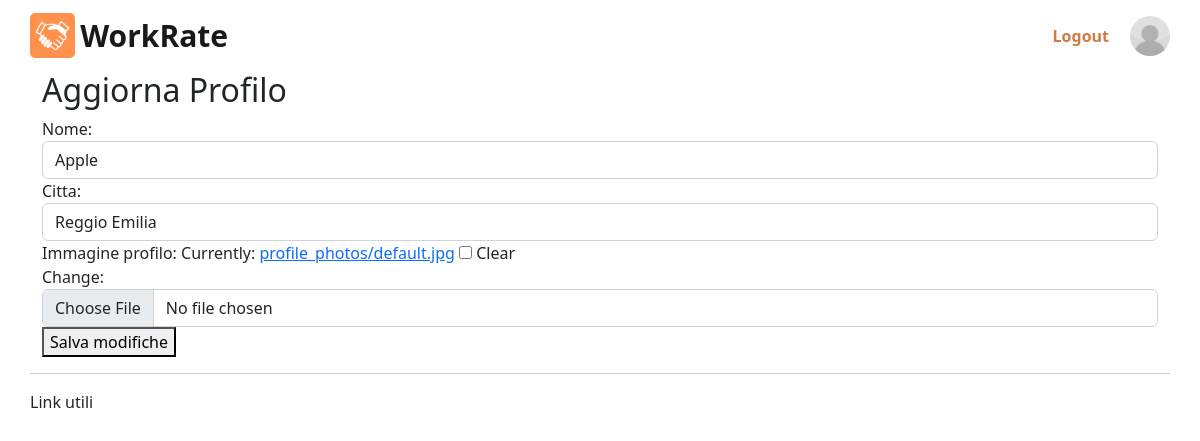
The page /utente/modifica/ (signed in) on the database its author committed.
### utente/models.py (models this page shows)
class Utente(AbstractUser):
    nome = models.CharField('nome', max_length=100)
    citta = models.CharField('citta', max_length=100)
    is_azienda = models.BooleanField('is_azienda', default=False)
    tag = models.CharField('tag', max_length=100, default=None, blank=True, null=True)
    immagine_profilo = models.ImageField(upload_to=upload_to, blank=True, null=True, default='profile_photos/default.jpg')
    class Meta:
        verbose_name = 'Utente'
        verbose_name_plural = 'Utenti'

### utente/views.py (the view)
# urls.py: path('modifica/', ModificaProfilo, name='modifica'),
@login_required(login_url='login')
def ModificaProfilo(request):
    if request.method == 'POST':
        form = ModificaProfiloForm(request.POST, request.FILES, instance=request.user)
        if form.is_valid():
            form.save()
            return redirect('profilo')
    else:
        form = ModificaProfiloForm(instance=request.user)
    return render(request, 'utente/modificaProfilo/modifica.html', {'form': form})

### utente/forms.py
class ModificaProfiloForm(forms.ModelForm):
    class Meta:
        model = Utente
        fields = ['nome', 'citta', 'immagine_profilo']
        widgets = {
            'nome': forms.TextInput(attrs={'class': 'form-control'}),
            'citta': forms.TextInput(attrs={'class': 'form-control'}),
            'immagine_profilo': forms.ClearableFileInput(attrs={'class': 'form-control'}),
        }

### utente/templates/utente/modificaProfilo/modifica.html (shortened to what this page needs)
{% extends "main_page.html" %}
{% block head %}
    {% load static %}
    <link rel="stylesheet" href="{% static 'css/modificaProfilo/style.css' %}">
{% endblock head %}
{% block content %}
    {% include "main_components/navbar.html" %}
    {% include "utente/modificaProfilo/modificaProfilo.html" %}
    {% include "main_components/footer.html" %}
{% endblock content %}

### templates/main_components/navbar.html
{% load static %}
<nav class="navbar">
    <a class="navbar-brand" href="{% url 'home' %}">
        <img src="{% static 'imgs/home/logo.png' %}" class="d-inline-block align-top logo-navbar" alt="">
        <span class="workrate">WorkRate</span>
    </a>
    <div class="my-2 my-lg-0 d-flex">
        {% if user.is_authenticated %}
        <div class="logout-form">
            <a href="{% url 'logout' %}"><button class="logout-btn" type="submit">Logout</button></a>
        </div>
        <a href="{% url 'profilo' %}">
            {% if user.immagine_profilo %}
                <img src="{{ user.immagine_profilo.url }}" alt="Foto Profilo" style="width: 40px; height: 40px;" class='rounded-circle'>
            {% else %}
                <img src="https://placehold.co/100x100" alt="Logo Aziendale" style="width: 40px; height: 40px;" class='rounded-circle'>
            {% endif %}
        </a>
        {% else %}
        <a href="{% url 'login' %}"><button class="btn btn-primary my-2 my-sm-0 workrate-orange" type="submit">Login</button></a>
        <a href="{% url 'registrazione' %}"><button class="btn btn-primary my-2 my-sm-0 workrate-orange" type="submit">Sign in</button></a>
        {% endif %}
    </div>
  </nav>

### utente/templates/utente/modificaProfilo/modificaProfilo.html (shortened to what this page needs)
<div class='container'>
    <h2>Aggiorna Profilo</h2>
    <form method='POST' enctype="multipart/form-data">
        <div class="form-group">
            {{ form.nome.label_tag }}
            {{ form.nome }}
        </div>
        <div class="form-group">
            {{ form.citta.label_tag }}
            {{ form.citta }}
        </div>
        <div class="form-group">
            {{ form.immagine_profilo.label_tag }}
            {{ form.immagine_profilo }}
        </div>
        <div class="form-group">
            <button type="submit">Salva modifiche</button>
        </div>
    </form>
</div>

### static/css/modificaProfilo/style.css (style rules this page uses)
body { color: #212529; margin: auto; }
.logo-navbar { width: 45px; height: 45px; border-radius: 5px; }
.workrate { font-weight: bold; font-size: 30px; }
.logout-btn { background-color: inherit; border: 0px; margin-right: 15px; color: #D17A42; font-weight: bold; }
.logout-form { display: flex; justify-content: center; align-items: center; }

### rows shown on the page
Utente: immagine_profilo (placeholder picture), nome "Apple", citta "Reggio Emilia"
